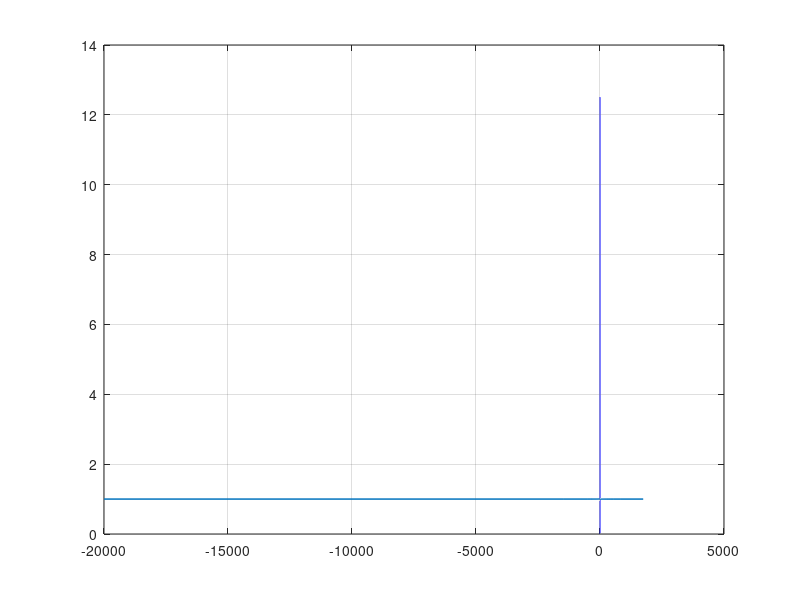
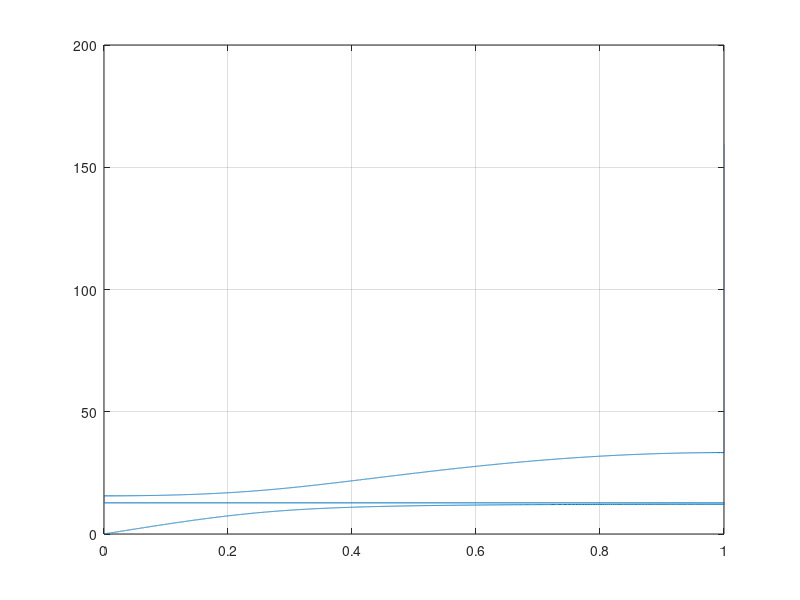
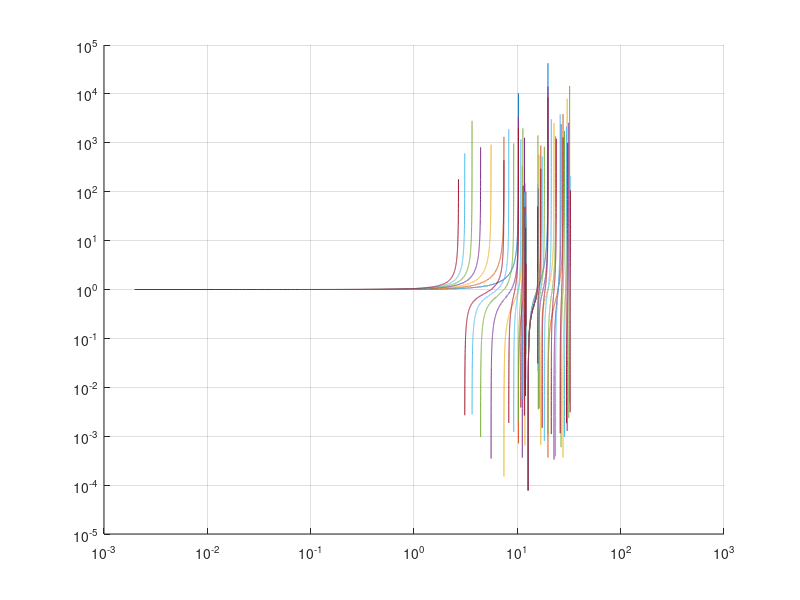
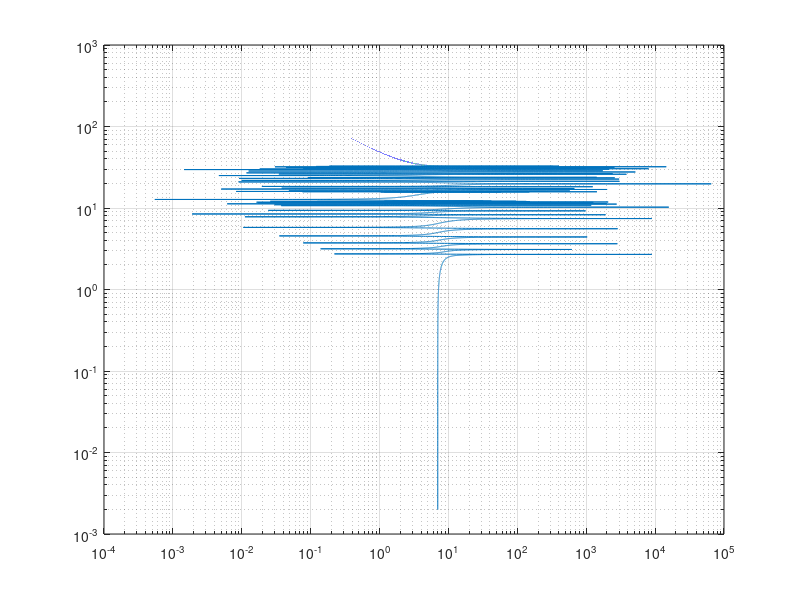

Write the MATLAB code that produced these figures, in order.
m1=0.1; 
m2=0.5*m1;
k1=1000;
k2=k1/3.125; %118.4353;
SpringRatio=k2/k1
MassRatio=m2/m1
% m1=0.2927;
% m2=0.03;
% k1=8557;
% k2=1895;

w0=sqrt(k2/m2);

% effective mass
theta=m2/m1;
w2=sqrt(k2/m2);

w=linspace(0,1000,80000);
A=w;
B=w2;
C=A./B;

meff=m1+(m2*w2^2)./(w2^2-A.^2);

figure
plot(meff/m1,C)
grid
% axis([-20 20 0 3])

qL=2*(asin(sqrt((meff)/(4*k1).*A.^2)));

figure
plot(real(qL)/pi,A/(2*pi))
grid
% axis([0 1 0 12])
% omega=(1/B^2)*sqrt((2*k1)./((meff)).*(1-cos(qL)));
% 
% figure
% plot(qL,abs(omega),qL,imag(omega),qL,real(omega))
% grid
% axis([0 pi 0 3])

% syms wL qL %m1 m2 k1 k2
% f1= @(qL,wL) 0.03*wL^4 - (m1+m2)*k2 + 2*m2*k1*(1-cos(qL))*wL^2 + 2*k1*k2*(1-cos(qL));
% % sol = solve(eqn)
% % solw=solve(eqn,wL)
% % a=linspace(0,pi,10000);
% figure
% fimplicit(f,[0 pi 0 3.5])
% xlabel('wavenumber, qL') % x-axis label
% ylabel('frequency, w') % y-axis label
% grid
% omega=sqrt(((4*k1)/m1))*sin(qL/2);
% Q1=-(10000*cos(a) - (50*(360000*cos(a).^2 - 717600.*cos(a) + 8940012/25).^(1/2))/3 - 10000);
% Q2=-(10000*cos(a) + (50*(360000*cos(a).^2 - 717600.*cos(a) + 8940012/25).^(1/2))/3 - 10000);
% 
% figure
% plot(a,(Q1/50),a,(Q2/50))
% grid
% % axis([0 pi 0 3])
% 
%% Transmittance

% T10=(k1)./(k1-meff.*A.^2);
% figure
% loglog(A,T10)
% grid
% hold on
% T9=(k1)./(k1*(2-T10)-meff.*A.^2);
% loglog(A,T9)
% T8=(k1)./(k1*(2-T9)-meff.*A.^2);
% loglog(A,T8)
figure
hold on
grid
B=A/(2*pi);
T7=(k1)./(k1*(1)-meff.*A.^2);
loglog(B,T7)
T6=(k1)./(k1*(2-T7)-meff.*A.^2);
loglog(B,T6)
T5=(k1)./(k1*(2-T6)-meff.*A.^2);
loglog(B,T5)
T4=(k1)./(k1*(2-T5)-meff.*A.^2);
loglog(B,T4)
T3=(k1)./(k1*(2-T4)-meff.*A.^2);
loglog(B,T3)
T2=(k1)./(k1*(2-T3)-meff.*A.^2);
loglog(B,T2)
T1=(k1)./(k1*(2-T2)-meff.*A.^2);
loglog(B,T1)
figure
Tall=T7+T6+T5+T4+T3+T2+T1;
loglog(abs(Tall),B)
grid
%% band structure
freq=50;
w_2=freq*2*pi;
m2=0.03; m2
k2=w_2^2*m2; k2
upper=(freq+2)/freq;
lower=(freq-2)/freq;
Mr=upper^2-1;
m1=m2/Mr; m1

L=12500000*lower^2*(-49999041*Mr+50000000*lower^2-49999041);
Q=49999041*(50000000*lower^2-49999041);

T=L/Q;

Kr=Mr/T;
k1=k2/Kr; k1